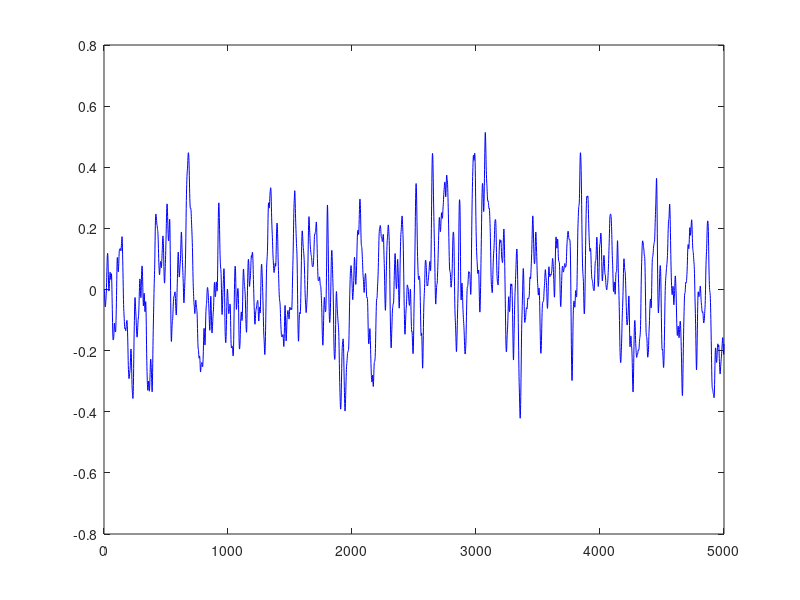

This figure's MATLAB source: (Note: this script raises an error after producing the figure.)
%% PEM Identification of Example from DDSC
close all 
clear all
%% defining the system example
sysv = tf(1e-3*[0 1 0.43 0.056 0.0023],[1 -3.1 3.5801 -1.8248 0.3462],1)

% the dataset of random variables or import your datasets
u = randn(5000,1);    % input
y = lsim(sysv,u);     % outputs

figure;
plot(y,'b')
hold on; 
%plot(u);
%% Output Error and ARX model
th_oe = oe(iddata(y,u),[2 2 1])
%nb — (Order of Numerator ) Order of the B(q) polynomial + 1, which is equivalent to the length of the B(q) polynomial. nb is an Ny-by-Nu matrix. Ny is the number of outputs and Nu is the number of inputs.
%nf — (Order of Denominator ) Order of the F polynomial. nf is an Ny-by-Nu matrix. 
%nk — Input delay ( in the lessons = d ) , expressed as the number of samples. nk is an Ny-by-Nu matrix. The delay appears as leading zeros of the B polynomial.

th_arx = arx(iddata(y,u),[2 2 1])

%% PLotting
figure; hold on;
bode(tf(th_oe.b,th_oe.f,1))
bode(tf(th_arx.b,th_arx.a,1))
title("Plot of OE and ARX")
legend('OE: Output Error','ARX')

figure;
bode(tf(th_arx.a,1,1))

figure; hold on;
bode(tf(th_oe.b,th_oe.f,1))
bode(tf(th_arx.b,th_arx.a,1))
bode(sysv)
title("Plot of OE,ARX and Original System")
legend('OE: Output Error','ARX','Original System')

figure; hold on;
bode(tf(th_oe.b,th_oe.f,1))
bode(sysv)
title("Plot of OE and Original Sys")
legend('OE: Output Error','Sys')

figure; hold on;
bode(tf(th_arx.b,th_arx.a,1))
bode(sysv)
title("Plot of ARX and Original Sys")
legend('ARX','Sys')

%% Frequency Analysis

w = [0:0.001:pi];   % pi = 3.14
hv = freqresp(sysv,w);
hoe = freqresp(tf(th_oe.b,th_oe.f,1),w);
harx = freqresp(tf(th_arx.b,th_arx.a,1),w);
figure; hold on;

% Plot of all Frequency responses
title("Frequency Response to all Models")
plot(w,vec(abs(hv)))
plot(w,vec(abs(hoe)))
plot(w,vec(abs(harx)))
legend('Sys','OE: Output Error','ARX: AutoRegressive Exogenous')

figure; hold on;
title("Frequency Response Mismatch Sys with others")
plot(w,vec(abs(hv-hoe)))
plot(w,vec(abs(hv-harx)))
legend('Sys-OE','Sys-ARX')

figure; hold on;
bode(tf(th_arx.a,[1 0 0],1))

L = tf([1 0 0],th_arx.a,1)
 
yL = lsim(L,y);
uL = lsim(L,u);

th_arxL = arx(iddata(yL,uL),[2 2 1])

% Bode ARX response
bode(L*tf(th_arxL.a,1,1))
title("ARX Bode Plot - part a")

figure; hold on;
title("ARX Bode Plot and Sys - part all")
bode(tf(th_arxL.b,th_arxL.a,1))
bode(sysv)

close all

%% Iteration OE
Ts = 1; 

Fit_Best = 0;
MSE_Best = 0;

n_den = 15;
n_num = 15;
delay_max = 20;

for num=1:n_den
    for den=1:n_den
        for dist=1:delay_max
            th_oe = oe(iddata(y,u),[num,den,dist]);
            Fit = th_oe.Report.Fit.FPE;
            MSE = th_oe.Report.Fit.AIC;
            if ( Fit > Fit_Best )
                Fit_Best = Fit;
                MSE_Best = MSE;
                th_oe_best = th_oe;
            end
        end    
    end
end

th_oe_best

%% iteration ARX 

Ts = 1; 

Fit_Best = 0;
MSE_Best = 0;

n_den =25;
n_num = 25;
delay_max = 40;

for num=1:n_num
    for den=1:n_den
        for dist=0:delay_max
            th_arx = arx(iddata(y,u),[num,den,dist]);
            Fit = th_arx.Report.Fit.FPE;
            MSE = th_arx.Report.Fit.AIC;
            if ( Fit > Fit_Best )
                Fit_Best = Fit;
                MSE_Best = MSE;
                th_arx_best = th_arx;
            end
        end    
    end
end

th_arx_best
th_arx_best

%% iteration ARMAX 
opt = armaxOptions('Focus','prediction','Display','on','EnforceStability',false,SearchMethod,'auto');
% https://de.mathworks.com/help/ident/ref/armaxoptions.html

Fit_Best = 0;
MSE_Best = 0;

n_den = 5;  % order of A polynomial ( Associated with the Output ) 
n_num = 5;  % order of B polynomial ( associated with the Input ) 
n_error = 5; %  order of C polynomial ( associated with Error ) 
delay_max = 30;

for num=1:n_num
    for den=1:n_den
        for error=1:n_error
            for dist=1:delay_max
                th_armax = armax(iddata(y,u,Ts),[num,den,error,dist],opt);
                Fit = th_armax.Report.Fit.FPE;
                MSE = th_armax.Report.Fit.MSE;
                if ( Fit > Fit_Best )
                    Fit_Best = Fit;
                    MSE_Best = MSE;
                    th_armax_best = th_armax;
                end
            end
        end    
    end
end

th_armax_best

%% iteration ARIMAX  
% ARMAX with intergration of noise 
opt = armaxOptions('Focus','prediction','Display','on','EnforceStability',false,SearchMethod,'auto');
% https://de.mathworks.com/help/ident/ref/armaxoptions.html

Fit_Best = 0;
MSE_Best = 0;

n_den = 5;  % order of A polynomial ( Associated with the Output ) 
n_num = 5;  % order of B polynomial ( associated with the Input ) 
n_error = 5; %  order of C polynomial ( associated with Error ) 
delay_max = 30;

for num=1:n_num
    for den=1:n_den
        for error=1:n_error
            for dist=1:delay_max
                th_arimax = armax(iddata(y,u,Ts),[num,den,error,dist],'IntegrateNoise',true,opt);
                Fit = th_arimax.Report.Fit.FPE;
                MSE = th_arimax.Report.Fit.MSE;
                if ( Fit > Fit_Best )
                    Fit_Best = Fit;
                    MSE_Best = MSE;
                    th_arimax_best = th_arimax;
                end
            end
        end    
    end
end

th_arimax_best
%% Final Report
report_oe = th_oe_best.Report.Fit;
report_arx = th_arx_best.Report.Fit;
report_armax = th_armax_best.Report.Fit;
report_arimax = th_arimax_best.Report.Fit;

% Print all the properties of the report
fprintf("OE best model report")
names = fieldnames(report_oe);
for i = 1:numel(names)
    fprintf('%s: %s\n', names{i}, report.(names{i}));
end
fprintf("ARX best model report")
names = fieldnames(report_arx);
for i = 1:numel(names)
    fprintf('%s: %s\n', names{i}, report.(names{i}));
end
fprintf("ARMAX best model report")
names = fieldnames(report_armax);
for i = 1:numel(names)
    fprintf('%s: %s\n', names{i}, report.(names{i}));
end
fprintf("ARIMAX best model report")
names = fieldnames(report_arimax);
for i = 1:numel(names)
    fprintf('%s: %s\n', names{i}, report.(names{i}));
end

%% Example of Displaying the best model
load dryer2;
z = iddata(y2,u2,0.08,'Tstart',0);
na = 2:4;
nc = 1:2;
nk = 0:2;
models = cell(1,18);
ct = 1;
for i = 1:3
    na_ = na(i);
    nb_ = na_;
    for j = 1:2
        nc_ = nc(j);
        for k = 1:3
            nk_ = nk(k); 
            models{ct} = armax(z,[na_ nb_ nc_ nk_]);
            ct = ct+1;
        end
    end
end

models = stack(1,models{:});
compare(z,models)
